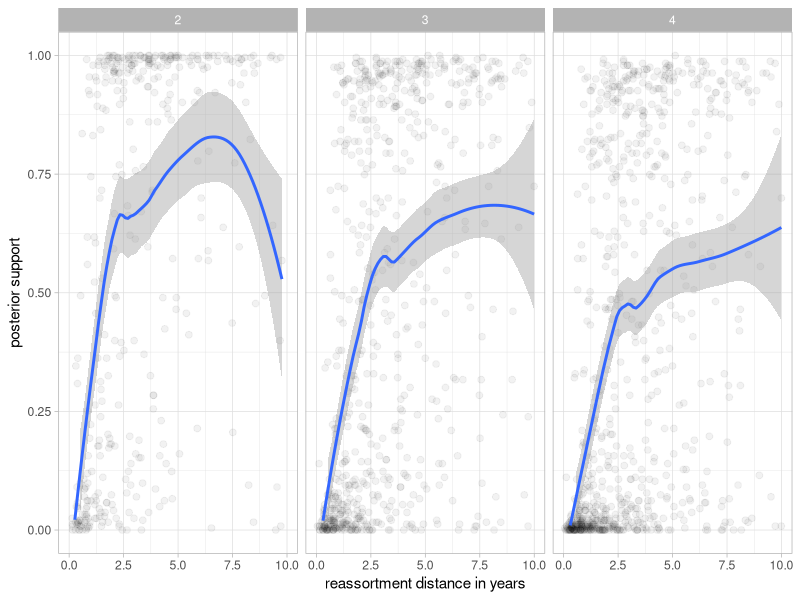

Write the R code that produced this figure. (Note: this script raises an error after producing the figure.)
######################################################
######################################################
# Here the inferred mean coalescent and migration
# rate ratios are plotted
######################################################
######################################################
library(ggplot2)
library(coda)


# clear workspace
rm(list = ls())

# Set the directory to the directory of the file
this.dir <- dirname(parent.frame(2)$ofile)
setwd(this.dir)

# read in the true rates
support.vals <- read.table("event_support.csv", header=TRUE, sep=",")


p.dist <- ggplot(support.vals, aes(dist, support)) +
  # geom_density_2d() +
  geom_point(size=2, alpha=0.05) +
  geom_smooth(span = 0.5)+
  theme_light() +
  xlab("reassortment distance in years")+
  ylab("posterior support")+
  facet_grid(.~nrSegments) +
  scale_y_continuous(limits = c(0,1))+
  scale_x_continuous(limits = c(0,10))
plot(p.dist)
ggsave(plot=p.dist,"../../../Reassortment-Text/Figures/simulation/hky_reassortmentsupport.pdf",width=6, height=2.5)
  


